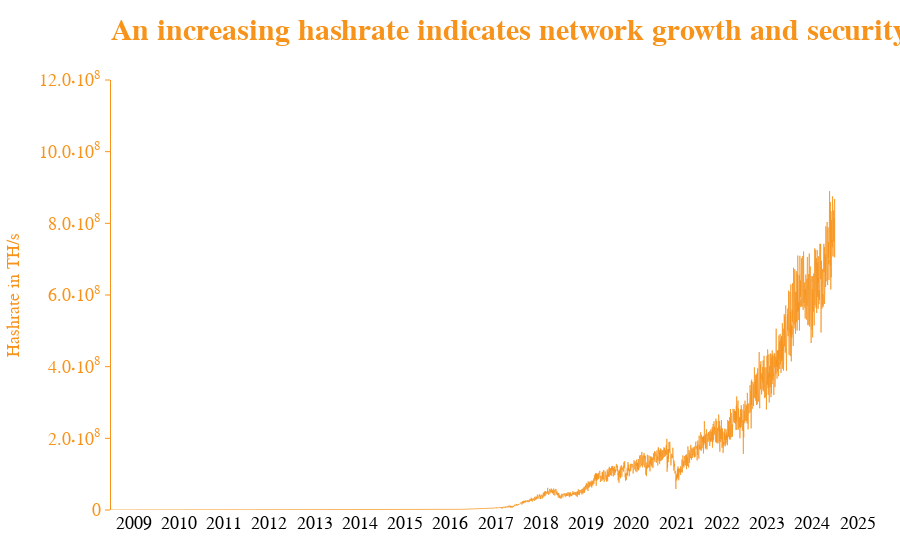

Notebook code for this chart:
### Markdown cell above
**Goal:** Showing that a higher hashrate leads to a higher difficulty, thus making the network more secure over time.

As Bitcoin grows in popularity and its price appreciates, it becomes more attractive both to legitimate miners and to potential attackers. However, the increasing participation of well-intentioned miners strengthens the network's security. The more computational resources are dedicated to mining and transaction validation, the higher the hashrate becomes, making Bitcoin more secure as it grows.

A higher hashrate increases the cost and complexity of attacking the network. This is because Bitcoin’s protocol adjusts the mining difficulty to ensure that a new block is mined approximately every 10 minutes. When computational power increases, the network automatically raises the difficulty, making it harder to mine a block. This higher difficulty translates to increased costs for attackers, as more energy and hardware are required, thereby reducing the attractiveness of attempting an attack.

### Code cell
# Create the Hashrate plot
fig7 = go.Figure()

fig7.add_trace(go.Scatter(
    x=btc_data['date'],
    y=btc_data['hashrate'],
    line=dict(color=btc_color, width=0.7),
    mode='lines'
))
update_hover_template(fig7, trace_type="hashrate")

# Define tick values for the y axis
num_labels = 7  
y_max = 12 * 10**8
y_tickvals = np.linspace(0, y_max, num_labels)  

# Update layout for Hashrate
fig7.update_layout(
    base_layout,
    title={'text': "<span style='color:rgba(247, 147, 26, 1);'>An increasing hashrate indicates network growth and security</span>"},
    xaxis=dict(
        range=["2009-01-01", "2025-12-31"],
        title=None,
        title_font_size=18,
        tickformat="%Y",
        tickvals=pd.date_range("2009-01-01", "2025-12-31", freq="YS") + pd.Timedelta(days=182.5)
    ),
    yaxis=dict(
        title="Hashrate in TH/s",
        title_font_size=18,
        tickfont=dict(color=btc_color),
        titlefont=dict(color=btc_color),
        linecolor=btc_color,
        tickcolor=btc_color,
        linewidth=1,
        showline=True,
        ticks='outside',
        tickmode='array',
        range=[0, y_max],  
        tickvals=y_tickvals,  
        ticktext=[format_ticks(x, fixed_power=8) for x in y_tickvals]
    ),
    hovermode='closest'
)

pio.write_image(fig=fig7, file='fig7.png', scale=3.5, width=1206, height=450)
fig7.show()

### Figure 1 — Plotly figure (JSON) as saved in the notebook; plotly's stock layout.template omitted (floating-point values rounded to 4 significant figures; data arrays with more than 128 entries replaced by an {"elided": "..."} marker saying what was removed)
{"data": [{"hovertemplate": "<b>Date:</b> %{x|%b %d, %Y}<br><b>Hashrate:</b> %{y:,}<br><extra></extra>", "line": {"color": "rgba(247, 147, 26, 1)", "width": 0.7}, "mode": "lines", "type": "scatter", "x": {"elided": "5843 str values"}, "y": {"elided": "5843 float values"}}], "layout": {"font": {"color": "black", "family": "Times New Roman", "size": 18}, "hovermode": "closest", "margin": {"b": 50, "l": 80, "r": 20, "t": 80}, "paper_bgcolor": "white", "plot_bgcolor": "white", "showlegend": false, "title": {"font": {"family": "Times New Roman", "size": 30, "weight": "bold"}, "text": "<span style='color:rgba(247, 147, 26, 1);'>An increasing hashrate indicates network growth and security</span>", "x": 0, "xref": "paper"}, "xaxis": {"range": ["2009-01-01", "2025-12-31"], "tickformat": "%Y", "tickvals": ["2009-07-02T12:00:00", "2010-07-02T12:00:00", "2011-07-02T12:00:00", "2012-07-01T12:00:00", "2013-07-02T12:00:00", "2014-07-02T12:00:00", "2015-07-02T12:00:00", "2016-07-01T12:00:00", "2017-07-02T12:00:00", "2018-07-02T12:00:00", "2019-07-02T12:00:00", "2020-07-01T12:00:00", "2021-07-02T12:00:00", "2022-07-02T12:00:00", "2023-07-02T12:00:00", "2024-07-01T12:00:00", "2025-07-02T12:00:00"], "title": {"font": {"size": 18}}}, "yaxis": {"linecolor": "rgba(247, 147, 26, 1)", "linewidth": 1, "range": [0, 1200000000], "showline": true, "tickcolor": "rgba(247, 147, 26, 1)", "tickfont": {"color": "rgba(247, 147, 26, 1)"}, "tickmode": "array", "ticks": "outside", "ticktext": ["0", "2.0⋅10<sup>8</sup>", "4.0⋅10<sup>8</sup>", "6.0⋅10<sup>8</sup>", "8.0⋅10<sup>8</sup>", "10.0⋅10<sup>8</sup>", "12.0⋅10<sup>8</sup>"], "tickvals": [0, 200000000, 400000000, 600000000, 800000000, 1000000000, 1200000000], "title": {"font": {"color": "rgba(247, 147, 26, 1)", "size": 18}, "text": "Hashrate in TH/s"}}}}
